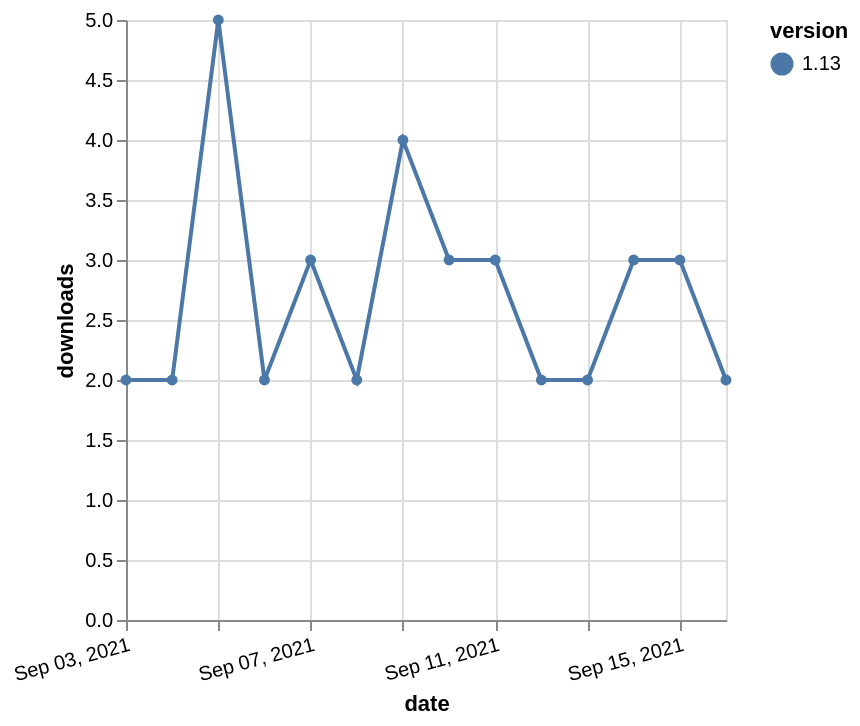

This figure's Vega-Lite source:
### Vega-Lite specification from a JSON file in a GitHub repository (floating-point values rounded to 4 significant figures)
{"$schema": "https://vega.github.io/schema/vega-lite/v5.json", "description": "A simple bar chart with embedded data.", "data": {"values": [{"date": "2021-09-03", "total": 2565, "delta": 2, "version": "1.13"}, {"date": "2021-09-04", "total": 2567, "delta": 2, "version": "1.13"}, {"date": "2021-09-05", "total": 2572, "delta": 5, "version": "1.13"}, {"date": "2021-09-06", "total": 2574, "delta": 2, "version": "1.13"}, {"date": "2021-09-07", "total": 2577, "delta": 3, "version": "1.13"}, {"date": "2021-09-08", "total": 2579, "delta": 2, "version": "1.13"}, {"date": "2021-09-09", "total": 2583, "delta": 4, "version": "1.13"}, {"date": "2021-09-10", "total": 2586, "delta": 3, "version": "1.13"}, {"date": "2021-09-11", "total": 2589, "delta": 3, "version": "1.13"}, {"date": "2021-09-12", "total": 2591, "delta": 2, "version": "1.13"}, {"date": "2021-09-13", "total": 2593, "delta": 2, "version": "1.13"}, {"date": "2021-09-14", "total": 2596, "delta": 3, "version": "1.13"}, {"date": "2021-09-15", "total": 2599, "delta": 3, "version": "1.13"}, {"date": "2021-09-16", "total": 2601, "delta": 2, "version": "1.13"}]}, "width": "container", "mark": {"type": "line", "point": {"filled": true}}, "encoding": {"x": {"field": "date", "type": "temporal", "timeUnit": "yearmonthdate", "title": "date", "axis": {"labelAngle": -15}}, "y": {"field": "delta", "type": "quantitative", "title": "downloads"}, "color": {"field": "version", "type": "nominal"}, "tooltip": {"field": "delta"}}}
